Frame 1 (no input): blank canvas, image omitted
Frame 60 (no input): blank canvas, image omitted
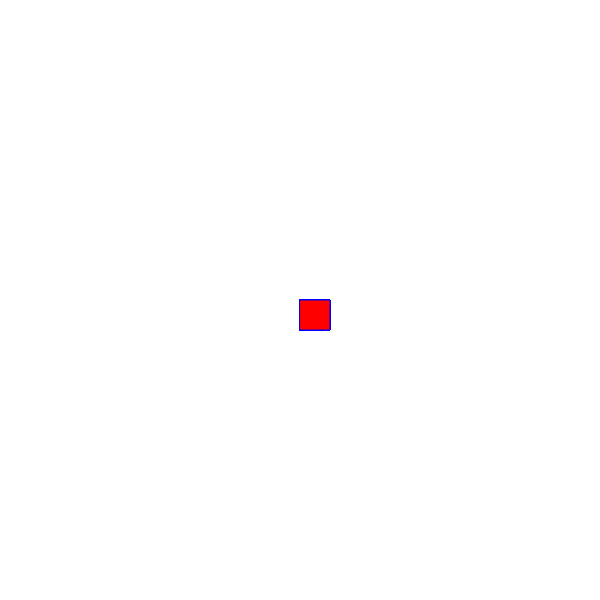
Frame 120 (the mouse pressed at the canvas centre since frame 60)

The p5.js sketch whose frames 1 and 60 were blank and that drew this single picture after the mouse press (run headless with seeded random() and noise() and a simulated clock; from frame 60 on, the mouse is pressed at the canvas centre):

// p5.js sketch
// ── sketch.js
function setup() {
    createCanvas(600, 600);
     background("white");
  }
  
  
  function draw() {
    
    stroke ("blue");
    fill ("red");
   
    
    // console.log(mouseIsPressed);
    
    if (mouseIsPressed){
      rect(mouseX, mouseY, 30, 30);
    }
  }
